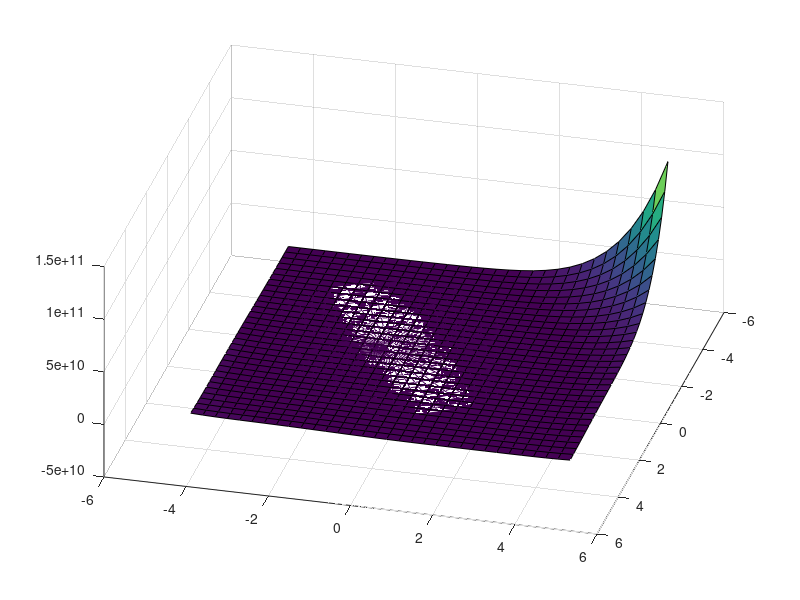

MATLAB code to generate this figure: (Note: this script raises an error after producing the figure.)
clear;   close all;   clc;

%% Define f with two arguments  and  so that
% it can be evaluated for matrices of values X, Y


f = @(X,Y)(1 + ((X + Y + 1).^2) * (19 - (14 * X) + (3 * (X .^2)) - 14*Y + (6 .* X.*Y) + (3 * (Y.^2)))) .* ...
        (30 + ((2 * X - 3 * Y).^2) .* (18 - 32 * X + 12 * (X .^2) + 48 * Y - (36 .* X.*Y) + (27 * (Y.^2))) );

%% define point and trust region radius
x0    = [0.5;-0.5];
delta = 3.5;
%Now we define our Price-Goldstein function:
f1=@(x) (1 + ((x(1) + x(2) + 1).^2) * (19 - (14 * x(1)) + (3 * (x(1) .^2)) - 14*x(2) + (6 .* x(1).*x(2)) + (3 * (x(2).^2)))) .* ...
        (30 + ((2 * x(1) - 3 * x(2)).^2) .* (18 - 32 * x(1) + 12 * (x(1) .^2) + 48 * x(2) - (36 .* x(1).*x(2)) + (27 * (x(2).^2))));


% plot f in cartesian coordinates arround x0
showPlot = true;
hold on
if showPlot
	Delta = 1.1*delta;
	uniGrid = linspace(x0(1)-1.2*Delta, x0(1)+1.2*(Delta), 32);
	[X,Y]   = meshgrid(uniGrid, uniGrid);
	Z  = f(X,Y);
	s2 = surf(X,Y,Z);
    %zlim([-inf 1000000]);
end


%% plot quadratic model in trust region with polar coordinates arround x0
hold on
grid on
% polar coordinates arround x0
[T,R] = meshgrid(linspace(0,2*pi,64),linspace(0,delta,16));
X = R.*cos(T)+x0(1);
Y = R.*sin(T)+x0(2);
% the quadratic model for x0=[0.5;-0.5] :
%We had to explicitly define the model for the plot to work better
m  = @(X,Y) (1.937500000000000e+02) +(-0667.499999692550).*X +(1.582499999511301e+03).*Y + 0.5.*((-5.962497473822700e+02).*X.^2)+0.5.*(((-2.096250659094917e+03)+(-2.096250659094917e+03)).*X.*Y)+0.5.*((6.903749645657010e+03).*Y.^2) ;
% evaluation and plot
Z  = m(X,Y);
s1 = mesh(X,Y,Z);
%zlim([-inf 10000]);
%view(1.162625000000000e+02,44.130275229357792);
view(1.044500000000000e+02,47.366972477064209)

view(v);
hold off



